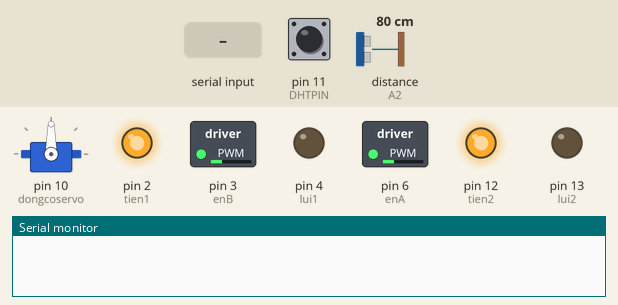
Recording of a sketch running on a simulated Arduino Uno, built with avr-gcc and run on an emulated ATmega328P. Parts: servo, switched loads named in the sketch (green lamp = pin HIGH), output pins drawn as LEDs (lit = HIGH), the last lines printed to the serial monitor. Wiring (inferred from the names in the program): ultrasonic range finder: trigger A1; echo A2. The inputs (shaded band) are chosen by the test bench; at power-on: distance to the obstacle (sensor on A2) 80 cm, pin 11 (DHTPIN) HIGH. The echo pulse lasts 58.3 µs per cm; pins used as bus, display or sensor lines are not drawn.

Above: at 1.2 s.
1.3 s: distance to the obstacle (sensor on A2) set to 34 cm
2.8 s: distance to the obstacle (sensor on A2) set to 29 cm
At 5.6 s:
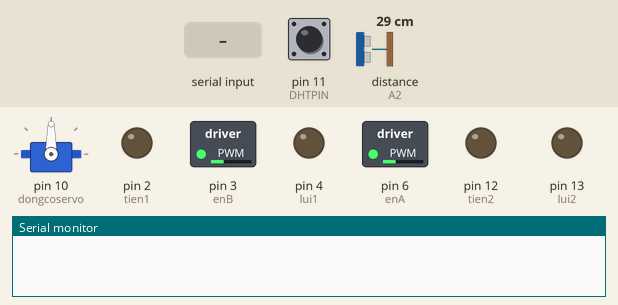
5.8 s: byte 3 (3) received over Serial
At 8.6 s:
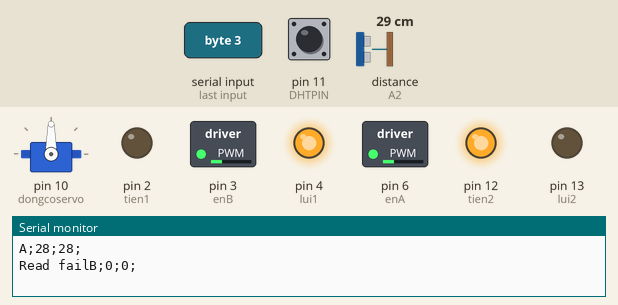
8.8 s: byte 4 (4) received over Serial
At 9.3 s:
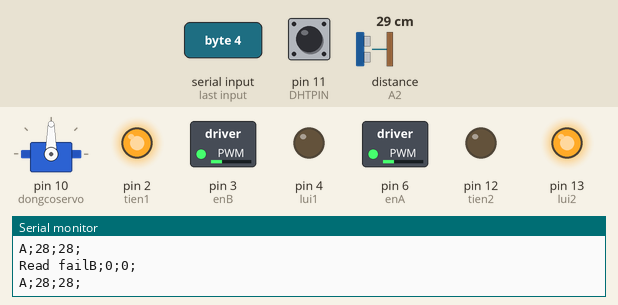
Timing chart, 0 to 11.8 s (numbered marks = the images above; inputs shaded):
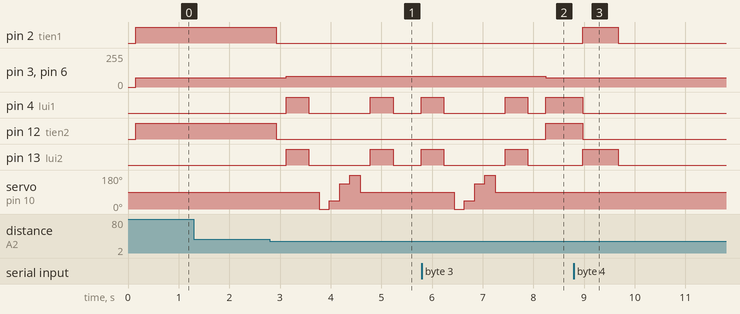

Measured:
- the behaviour switches between 32 and 31 cm on distance to the obstacle (sensor on A2) (found by bisection; images 0 and 1)
- after the input at 1.3 s, every drawn part: stays the same
- after the input at 2.8 s, pin 2 (tien1): HIGH → LOW after 0.12 s; pin 3 (enB): 70/255 → 80/255 after 0.32 s
- after the input at 5.8 s, pin 3 (enB), pin 6 (enA): 80/255 → 70/255 after 2.4 s; pin 12 (tien2): LOW → HIGH after 2.4 s; pin 13 (lui2): goes on until 7.9 s, then stays LOW
- after the input at 8.8 s, pin 2 (tien1), pin 13 (lui2): LOW → HIGH after 0.17 s, → LOW 0.70 s later

The sketch:

xe_arduino.ino
```cpp
/*
******************** Thong tin ********************
written by Nguyễn Bachs - CT020205
Kỹ thuật: 0333148314
Email: nguyenvanbach579@gmail.com
***************************/


/**** Giới thiệu code ***************
 *  ---------------------------------Tự Lái-----------------------------------
 *  Code sử dụng biến giới hạn là 30 cm để xác định khoảng cách cần dừng.
 *  Khi ta muốn thay đổi khoảng cách, ta thay đổi tham số "gioihan" đang để mặc định là 25. ( đơn vị cm)
 *  Xe ưu tiên rẽ trái trong các trường  hợp phía trước có vật cản.
 *  Ví dụ: khi khoang cách phía trước <  giới hạn, xe lùi lại 1 đoạn
 *  Sau đó, cảm biến đo từ bên trái sang bên phải các góc 0, 45, 90, 135, 180, nếu khoảng cách trước mặt của vị trí nào đủ thì rẽ hướng đó
 *  Nếu không có vị trí đủ thì lại tiếp tục lùi và lại lặp 1 quá trình mới.
 *
 *  ---------------------------------Người Lái-----------------------------------
 *  Khi nhận được tín hiệu từ bluetooth, biến state sẽ đc gán giá trị nhận được đó
 *  Nếu 0 < state < 10, thì state sẽ là tín hiệu điều khiển hướng đi của xe
 *  Nếu state > 10, thì state sẽ là tín hiệu tốc độ và gán gía trị của state cho biến Speed
 *  Nếu state nhận tín hiệu là 0 thì xe sẽ lại chạy tự động
 */
#include "DHT.h"       //thư viện đo nhiệt độ và độ ẩm
#include <Servo.h>     //thư viện servo

Servo myservo;         // Tạo đối tượng myservo để điều khiển Servo
/******** khai báo chân input/output**************/
#define gioihan 30                  // khoảng cách giới hạn đến vật cản
#define DHTPIN 11      // Chân data đo nhiệt độ và độ ẩm
#define DHTTYPE DHT11  // kiểu loại của máy đo nhiệt độ và độ ẩm
#define trig A1        //Định nghĩa đầu ra tín hiệu vào là tín hiệu tương tự đầu A1 của SRF-05.
#define echo A2        //Định nghĩa đầu vào tín hiệu vào là tín hiệu tương tự đầu A2 của SRF-05.
int enA = 6;           // chân truyền xung PWM để điều khiển tốc độ cho IN - A và IN - B
int enB = 3;           // chân truyền xung PWM để điều khiển tốc độ cho IN - C và IN - D
int tien1=2;           // chân IN - A của Module L298.
int lui1=4;            // chân IN - B của Module L298.
int tien2=12;          // chân IN - C của Module L298.
int lui2=13;           // chân IN - D của Module L298.
int dongcoservo=10;    // chân Orange của Servo.

unsigned long thoigian;            // biến đo thời gian
int khoangcach;                    // biến lưu khoảng cách thẳng đến vật cản khi tự lái
int khoangcachtrai,khoangcachphai; // biến lưu khoảng cách trái, phải đến vật cản khi tự lái

DHT dht(DHTPIN, DHTTYPE);          //Tạo đối tượng đo nhiệt và ẩm
int state = 0;                     // biến trạng thái chuyển đổi chế độ và di chuyển khi người lái
int Speed = 70;                    // tốc độ người điều khiển

int temp;                          // biến nhiệt độ
int hum;                           // biến độ ẩm

int distance;                      // biến khoảng cách vật cản khi người lái
boolean chk = true;                       // biến kiểm tra có đc đi thẳng khi người lái

/*Khai báo các hàm căn bản trong chương trình*/
int dokhoangcach();
void dithang();
void disangtrai();
void disangphai();
void dilui();
void resetdongco();
int quaycb(int a);
void setEn(int en);

void setup() {
  // chạy 1 lần duy nhất khi khởi tạo
    myservo.attach(dongcoservo);    // nối chân servo ở pin 9 tới đối tượng myservo
    pinMode(trig,OUTPUT);           // chân trig sẽ phát tín hiệu
    pinMode(echo,INPUT);            // chân echo sẽ nhận tín hiệu
    pinMode(enA, OUTPUT);           // chân enA sẽ phát tín hiệu
    pinMode(enB, OUTPUT);           // chân enB sẽ phát tín hiệu
    pinMode(tien1,OUTPUT);          // chân tien1 sẽ phát tín hiệu
    pinMode(tien2,OUTPUT);          // chân tien2 sẽ phát tín hiệu
    pinMode(lui1,OUTPUT);           // chân lui1 sẽ phát tín hiệu
    pinMode(lui2,OUTPUT);           // chân lui2 sẽ phát tín hiệu
    // initialize serial communication at 9600 bits per second:
    Serial.begin(9600);
    myservo.write(90);              // quay servo thẳng trước mặt
}

void loop()
{
  if(Serial.available() > 0 || state != 0){     // nếu state bị thay đổi thì xe sẽ chuyển sang chế độ người lái
    state = Serial.read();                      // Đọc tín hiệu từ app
    nguoiLai();
  }

  if(state == 0)                                // nếu state = 0 thì xe vẫn tự chạy
    tuLai();
}

void nguoiLai(){
   // Nếu state > 10 thì sẽ gán cho tốc độ
   if(state > 10)
     Speed = state;

   // Đo khoảng cách trước mặt
   distance = quaycb(90);

   // Nếu khoảng cách nhỏ hơn giói hạn thì kiểm tra check
   if(distance<gioihan){
      chk = false;
      resetdongco();      // Dừng động cơ
   }
   if(distance>gioihan){
      chk = true;
   }
   // Nếu state nhận được '1' thì xe đi thẳng cho đến khi nhấc tay khỏi phím bấm
   if ((state == 1) && chk){
      dithang(Speed);
   }

   // Nếu state nhận được '2' thì xe đi lùi cho đến khi nhấc tay khỏi phím bấm
   else if (state == 2){
    dilui(Speed);
   }

   // Nếu state nhận được '3' thì xe sang trái cho đến khi nhấc tay khỏi phím bấm
   else if (state == 3){
    disangtrai(Speed);
   }

   // Nếu state nhận được '4' thì xe đi lùi cho đến khi nhấc tay khỏi phím bấm
   else if (state == 4){
    disangphai(Speed);
   }

   // Nếu state nhận được '5' thì xe dừng lại
   else if (state == 5) {
    resetdongco();
   }
   /* Gửi tín hiệu qua bluetooth */
   Serial.print("A");
   Serial.print(";");
   Serial.print(distance); //Gửi khoảng cách đến vật cản qua App
   Serial.print(";");
   Serial.print(distance); //Gửi khoảng cách đến vật cản qua App
   Serial.println(";");
   delay(50);
   hum = dht.readHumidity();
   temp = dht.readTemperature();
   Serial.print("B");
   Serial.print(";");
   Serial.print(temp); //Gửi nhiệt độ qua App
   Serial.print(";");
   Serial.print(hum);  //Gửi độ ẩm qua App
   Serial.println(";");

}

void tuLai(){
    int cheophai = 0;
    int cheotrai = 0;
    khoangcach = quaycb(90);
    if(khoangcach<=gioihan)
    {
      resetdongco();
      delay(200);
      dilui(80);
      delay(450);
      resetdongco();
      delay(200);
      khoangcachphai = quaycb(0);
      delay(50);
      cheophai = quaycb(45);
      delay(50);
      cheotrai = quaycb(135);
      delay(50);
      khoangcachtrai = quaycb(180);
      delay(50);
      myservo.write(90);
      if(khoangcachphai <= gioihan && khoangcachtrai <= gioihan){
        if(cheophai <= gioihan && cheotrai <= gioihan){
          resetdongco();
          delay(200);
          dilui(80);
          delay(450);
          resetdongco();
          delay(200);
        }
        else{
          if (cheophai >= cheotrai)
          {
            disangphai(90);//45
            delay(450);
            resetdongco();
          }
        else
          {
            disangtrai(90);//135
            delay(450);
            resetdongco();
          }
        }
      }
      else{
        if (khoangcachphai >= khoangcachtrai)
          {
            disangphai(120);
            delay(500);
            resetdongco();
          }
        else
          {
            disangtrai(120);
            delay(500);
            resetdongco();
          }
      }
    }
    else
    {
      dithang(70);
    }
}

void setEn(int en){
  analogWrite(enA, en); // phát xung điều khiển tốc độc động cơ
  analogWrite(enB, en);
}

void dithang(int en)
{
  digitalWrite(tien1,HIGH); // phát tín hiệu điều khiển chiều dòng điện từ HIGH -> LOW
  digitalWrite(lui1,LOW);
  digitalWrite(tien2,HIGH);
  digitalWrite(lui2,LOW);
  setEn(en);
}

void disangtrai(int en)
{
  digitalWrite(tien1,LOW);
  digitalWrite(lui1,HIGH);
  digitalWrite(tien2,HIGH);
  digitalWrite(lui2,LOW);
  setEn(en);
}
void disangphai(int en)
{
  digitalWrite(tien1,HIGH);
  digitalWrite(lui1,LOW);
  digitalWrite(tien2,LOW);
  digitalWrite(lui2,HIGH);
  setEn(en);
}

void dilui(int en)
{
  digitalWrite(tien1,LOW);
  digitalWrite(lui1,HIGH);
  digitalWrite(tien2,LOW);
  digitalWrite(lui2,HIGH);
  setEn(en);
}
void quaylai(int en)
{
  digitalWrite(tien1,HIGH);
  digitalWrite(lui1,LOW);
  digitalWrite(tien2,LOW);
  digitalWrite(lui2,LOW);
  setEn(en);
}

void resetdongco()
{
  digitalWrite(tien1,LOW);
  digitalWrite(lui1,LOW);
  digitalWrite(tien2,LOW);
  digitalWrite(lui2,LOW);
}
/******** chương trình đo khoảng cách SRF05 ***************/
int dokhoangcach()
{
   delay(100);
/* Phát xung từ chân trig */
    digitalWrite(trig,LOW);   // tắt chân trig
    delayMicroseconds(2);
    digitalWrite(trig,HIGH);   // phát xung từ chân trig
    delayMicroseconds(10);   // xung có độ dài 10 microSeconds
    digitalWrite(trig,LOW);   // tắt chân trig

    /* Tính toán thời gian */
    // Đo độ rộng xung HIGH ở chân echo.
    thoigian = pulseIn(echo,HIGH);
    // Tính khoảng cách đến vật.
    return int(thoigian*0.034/2);
}

/*********** chương trình quay cảm biến xang trái phải*********/
int quaycb(int a)
{
    myservo.write(a);              // Quay servo theo góc a
    khoangcach = dokhoangcach();
    delay(50);
    return khoangcach;
}
```

DHT.cpp
```cpp
// (licence header left out)
#include "DHT.h"

DHT::DHT(uint8_t pin, uint8_t type) {
  _pin = pin;
  _type = type;
  firstreading = true;
}

void DHT::begin(void) {
  // set up the pins!
  pinMode(_pin, INPUT);
  digitalWrite(_pin, HIGH);
  _lastreadtime = 0;
}

//boolean S == Scale.  True == Farenheit; False == Celcius
float DHT::readTemperature(bool S) {
  float f;

  if (read()) {
    switch (_type) {
    case DHT11:
      f = data[2];
      if(S)
      	f = convertCtoF(f);

      return f;
    case DHT22:
    case DHT21:
      f = data[2] & 0x7F;
      f *= 256;
      f += data[3];
      f /= 10;
      if (data[2] & 0x80)
	f *= -1;
      if(S)
	f = convertCtoF(f);

      return f;
    }
  }
  Serial.print("Read fail");
  return NAN;
}

float DHT::convertCtoF(float c) {
	return c * 9 / 5 + 32;
}

float DHT::readHumidity(void) {
  float f;
  if (read()) {
    switch (_type) {
    case DHT11:
      f = data[0];
      return f;
    case DHT22:
    case DHT21:
      f = data[0];
      f *= 256;
      f += data[1];
      f /= 10;
      return f;
    }
  }
  Serial.print("Read fail");
  return NAN;
}


boolean DHT::read(void) {
  uint8_t laststate = HIGH;
  uint8_t counter = 0;
  uint8_t j = 0, i;
  unsigned long currenttime;

  // pull the pin high and wait 250 milliseconds
  digitalWrite(_pin, HIGH);
  delay(250);

  currenttime = millis();
  if (currenttime < _lastreadtime) {
    // ie there was a rollover
    _lastreadtime = 0;
  }
  if (!firstreading && ((currenttime - _lastreadtime) < 2000)) {
    return true; // return last correct measurement
    //delay(2000 - (currenttime - _lastreadtime));
  }
  firstreading = false;
  /*
    Serial.print("Currtime: "); Serial.print(currenttime);
    Serial.print(" Lasttime: "); Serial.print(_lastreadtime);
  */
  _lastreadtime = millis();

  data[0] = data[1] = data[2] = data[3] = data[4] = 0;

  // now pull it low for ~20 milliseconds
  pinMode(_pin, OUTPUT);
  digitalWrite(_pin, LOW);
  delay(20);
  cli();
  digitalWrite(_pin, HIGH);
  delayMicroseconds(40);
  pinMode(_pin, INPUT);

  // read in timings
  for ( i=0; i< MAXTIMINGS; i++) {
    counter = 0;
    while (digitalRead(_pin) == laststate) {
      counter++;
      delayMicroseconds(1);
      if (counter == 255) {
        break;
      }
    }
    laststate = digitalRead(_pin);

    if (counter == 255) break;

    // ignore first 3 transitions
    if ((i >= 4) && (i%2 == 0)) {
      // shove each bit into the storage bytes
      data[j/8] <<= 1;
      if (counter > 6)
        data[j/8] |= 1;
      j++;
    }

  }

  sei();

  /*
  Serial.println(j, DEC);
  Serial.print(data[0], HEX); Serial.print(", ");
  Serial.print(data[1], HEX); Serial.print(", ");
  Serial.print(data[2], HEX); Serial.print(", ");
  Serial.print(data[3], HEX); Serial.print(", ");
  Serial.print(data[4], HEX); Serial.print(" =? ");
  Serial.println(data[0] + data[1] + data[2] + data[3], HEX);
  */

  // check we read 40 bits and that the checksum matches
  if ((j >= 40) &&
      (data[4] == ((data[0] + data[1] + data[2] + data[3]) & 0xFF)) ) {
    return true;
  }


  return false;

}
```

DHT.h
```cpp
#if ARDUINO >= 100
 #include "Arduino.h"
#else
 #include "WProgram.h"
#endif

/* DHT library

MIT license
written by Adafruit Industries
*/

// how many timing transitions we need to keep track of. 2 * number bits + extra
#define MAXTIMINGS 85

#define DHT11 11
#define DHT22 22
#define DHT21 21
#define AM2301 21

class DHT {
 private :
  uint8_t data[6];
  uint8_t _pin, _type ;
  boolean read(void);
  unsigned long _lastreadtime ;
  boolean firstreading ;

 public :
  DHT(uint8_t pin, uint8_t type);
  void begin(void);
  float readTemperature (bool S=false);
  float convertCtoF (float);
  float readHumidity (void);

};
```
